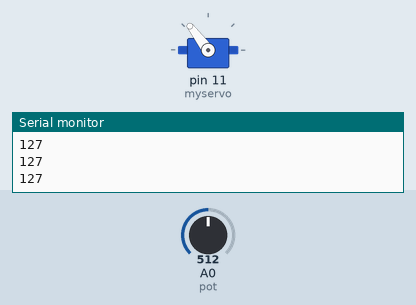
The sketch below on a simulated Arduino Uno, built with avr-gcc and run on an emulated ATmega328P. Parts: servo, the last lines printed to the serial monitor. The test bench sets the inputs (shaded band); at power-on: A0 (pot) = 512.

Above: at 1.2 s.
1.3 s: A0 (pot) set to 716
At 2.3 s:
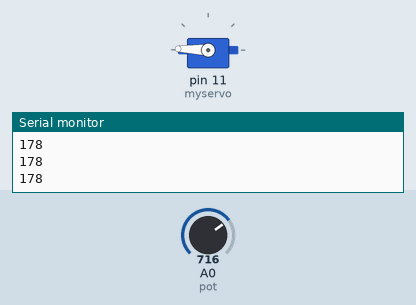
2.8 s: A0 (pot) set to 900
At 3.9 s:
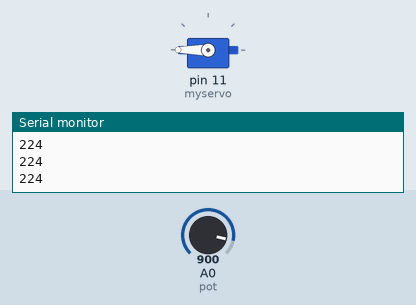
4.3 s: A0 (pot) set to 306
At 5.4 s:
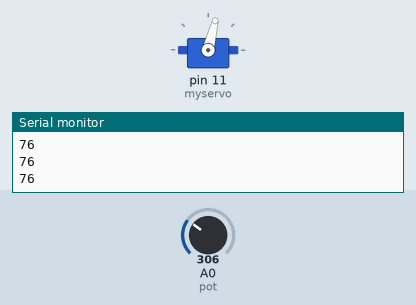
5.8 s: A0 (pot) set to 122
At 7.0 s:
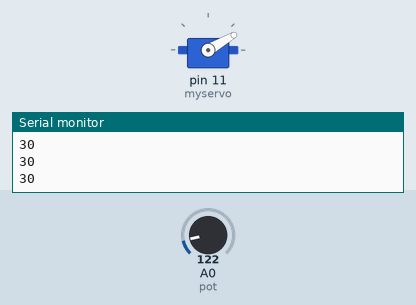
7.3 s: A0 (pot) set to 0
At 7.9 s:
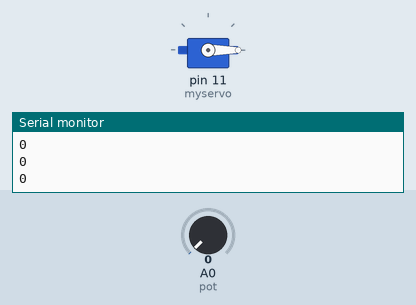
8.8 s: A0 (pot) set to 511
At 9.3 s:
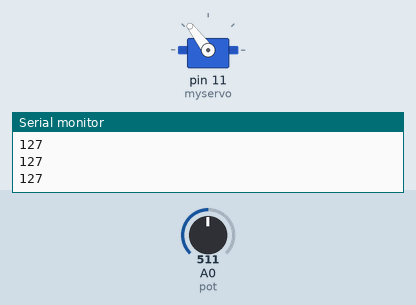
Timing chart, 0 to 11.3 s (numbered marks = the images above; inputs shaded):
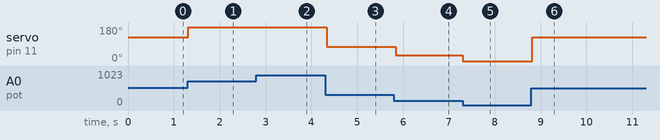

Measured:
- after the input at 1.3 s, servo on pin 11 (myservo): 127° → 178° at once
- after the input at 2.8 s, servo on pin 11 (myservo): 178° → 180° at once
- after the input at 4.3 s, servo on pin 11 (myservo): 180° → 76° at once
- after the input at 5.8 s, servo on pin 11 (myservo): 76° → 30° after 0.05 s
- after the input at 7.3 s, servo on pin 11 (myservo): 30° → 0° at once
- after the input at 8.8 s, servo on pin 11 (myservo): 0° → 127° at once

The sketch:

2-Servo-Potentiometer-Project.ino
```cpp
/*
Servo Potentiometer Project:
Use the input value from a potentiometer in order to control
a servo motor. And print the potentiometer values.
*/

//Include the Servo Library.
#include <Servo.h>
//Creating a servo object "myservo" from the class "Servo"
Servo myservo;
//Set potentiometer sensor to Analog Pin A0
const int pot = A0;

void setup()
{
  myservo.attach(11); //Set the servo to Digital Pin 11.
  pinMode(pot,INPUT); //Set pot to INPUT
  Serial.begin(9600);//Intialize Serial Communication
}

void loop()
{
  //Get the analog value from pot
  int pot_value = analogRead(pot);
  //Map the analog value from 0-1023 to 0-255
  pot_value = map(pot_value, 0, 1023, 0, 255);
  //Control the servo using the pot_value
  myservo.write(pot_value);
  //Print the pot_value
  Serial.println(pot_value);
  delay(50);
}
```
